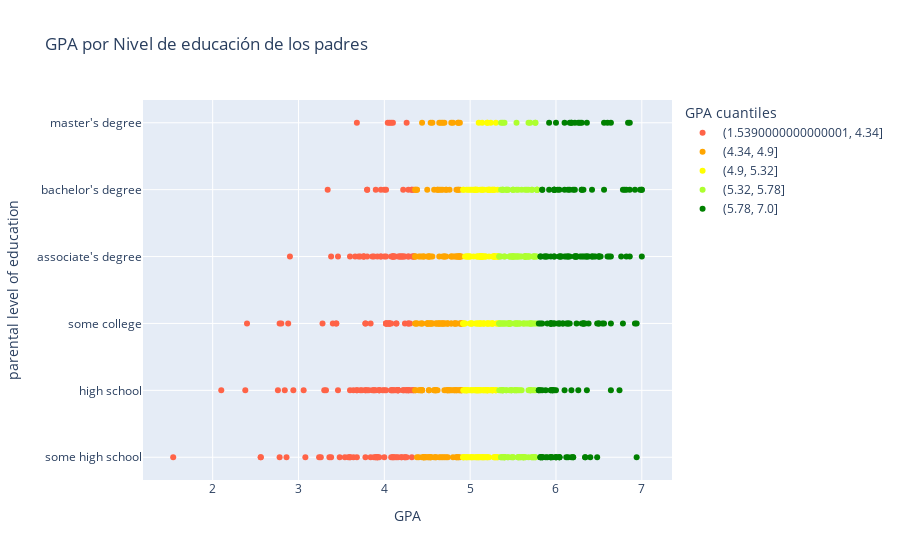

Notebook code for this chart:
### Markdown cell above
**Respuesta:**

### Code cell
# Código para quintiles 
# La variable que contenga los quintiles debe llamarse GPA cuantiles para que el gráfico funcione.
df_grades["GPA cuantiles"] = pd.qcut(df_grades["GPA"], 5)

# Código de gráfico 
fig = px.scatter(
    df_grades.sort_values(by="GPA"),
    x="GPA",
    y="parental level of education",
    hover_data=["gender"],
    color="GPA cuantiles",
    title="GPA por Nivel de educación de los padres",
    color_discrete_sequence=["tomato", "orange", "yellow", "greenyellow", "green"]
)

fig

### Figure 1 — Plotly figure (JSON) as saved in the notebook; plotly's stock layout.template omitted (floating-point values rounded to 4 significant figures; data arrays with more than 128 entries replaced by an {"elided": "..."} marker saying what was removed)
{"data": [{"customdata": {"elided": "176x1 str values"}, "hovertemplate": "GPA cuantiles=(1.5390000000000001, 4.34]<br>GPA=%{x}<br>parental level of education=%{y}<br>gender=%{customdata[0]}<extra></extra>", "legendgroup": "(1.5390000000000001, 4.34]", "marker": {"color": "tomato", "symbol": "circle"}, "mode": "markers", "name": "(1.5390000000000001, 4.34]", "orientation": "h", "showlegend": true, "type": "scatter", "x": {"elided": "176 float values"}, "xaxis": "x", "y": {"elided": "176 str values"}, "yaxis": "y"}, {"customdata": {"elided": "177x1 str values"}, "hovertemplate": "GPA cuantiles=(4.34, 4.9]<br>GPA=%{x}<br>parental level of education=%{y}<br>gender=%{customdata[0]}<extra></extra>", "legendgroup": "(4.34, 4.9]", "marker": {"color": "orange", "symbol": "circle"}, "mode": "markers", "name": "(4.34, 4.9]", "orientation": "h", "showlegend": true, "type": "scatter", "x": {"elided": "177 float values"}, "xaxis": "x", "y": {"elided": "177 str values"}, "yaxis": "y"}, {"customdata": {"elided": "178x1 str values"}, "hovertemplate": "GPA cuantiles=(4.9, 5.32]<br>GPA=%{x}<br>parental level of education=%{y}<br>gender=%{customdata[0]}<extra></extra>", "legendgroup": "(4.9, 5.32]", "marker": {"color": "yellow", "symbol": "circle"}, "mode": "markers", "name": "(4.9, 5.32]", "orientation": "h", "showlegend": true, "type": "scatter", "x": {"elided": "178 float values"}, "xaxis": "x", "y": {"elided": "178 str values"}, "yaxis": "y"}, {"customdata": {"elided": "172x1 str values"}, "hovertemplate": "GPA cuantiles=(5.32, 5.78]<br>GPA=%{x}<br>parental level of education=%{y}<br>gender=%{customdata[0]}<extra></extra>", "legendgroup": "(5.32, 5.78]", "marker": {"color": "greenyellow", "symbol": "circle"}, "mode": "markers", "name": "(5.32, 5.78]", "orientation": "h", "showlegend": true, "type": "scatter", "x": {"elided": "172 float values"}, "xaxis": "x", "y": {"elided": "172 str values"}, "yaxis": "y"}, {"customdata": {"elided": "172x1 str values"}, "hovertemplate": "GPA cuantiles=(5.78, 7.0]<br>GPA=%{x}<br>parental level of education=%{y}<br>gender=%{customdata[0]}<extra></extra>", "legendgroup": "(5.78, 7.0]", "marker": {"color": "green", "symbol": "circle"}, "mode": "markers", "name": "(5.78, 7.0]", "orientation": "h", "showlegend": true, "type": "scatter", "x": {"elided": "172 float values"}, "xaxis": "x", "y": {"elided": "172 str values"}, "yaxis": "y"}], "layout": {"legend": {"title": {"text": "GPA cuantiles"}, "tracegroupgap": 0}, "title": {"text": "GPA por Nivel de educación de los padres"}, "xaxis": {"anchor": "y", "domain": [0, 1], "title": {"text": "GPA"}}, "yaxis": {"anchor": "x", "domain": [0, 1], "title": {"text": "parental level of education"}}}}
